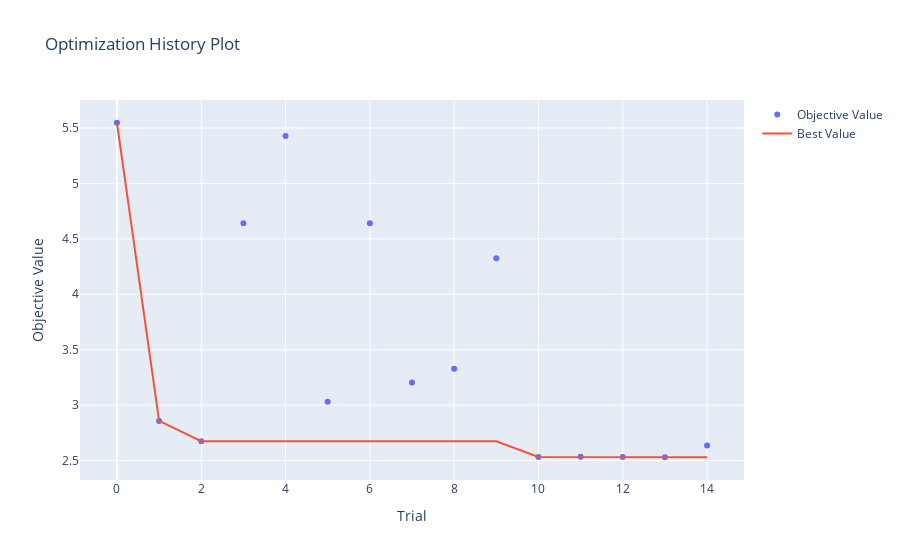
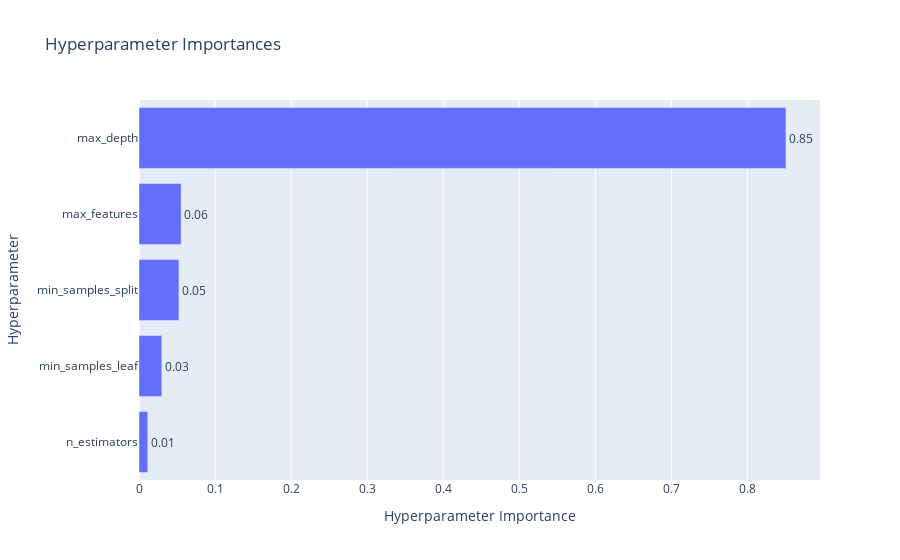

The notebook cell these images were saved under, in order:
### Code cell
vis.plot_optimization_history(study_rf).show()
vis.plot_param_importances(study_rf).show()

### Figure 1 — Plotly figure (JSON) as saved in the notebook; plotly's stock layout.template omitted (floating-point values rounded to 4 significant figures)
{"data": [{"mode": "markers", "name": "Objective Value", "type": "scatter", "x": [0, 1, 2, 3, 4, 5, 6, 7, 8, 9, 10, 11, 12, 13, 14], "y": [5.547, 2.858, 2.675, 4.64, 5.428, 3.031, 4.641, 3.203, 3.329, 4.325, 2.532, 2.533, 2.532, 2.53, 2.635]}, {"mode": "lines", "name": "Best Value", "type": "scatter", "x": [0, 1, 2, 3, 4, 5, 6, 7, 8, 9, 10, 11, 12, 13, 14], "y": [5.547, 2.858, 2.675, 2.675, 2.675, 2.675, 2.675, 2.675, 2.675, 2.675, 2.532, 2.532, 2.532, 2.53, 2.53]}, {"marker": {"color": "#cccccc"}, "mode": "markers", "name": "Infeasible Trial", "showlegend": false, "type": "scatter", "x": [], "y": []}], "layout": {"title": {"text": "Optimization History Plot"}, "xaxis": {"title": {"text": "Trial"}}, "yaxis": {"title": {"text": "Objective Value"}}}}

### Figure 2 — Plotly figure (JSON) as saved in the notebook; plotly's stock layout.template omitted (floating-point values rounded to 4 significant figures)
{"data": [{"cliponaxis": false, "hovertemplate": ["n_estimators (IntDistribution): 0.011560793696765123<extra></extra>", "min_samples_leaf (IntDistribution): 0.029950224266918176<extra></extra>", "min_samples_split (IntDistribution): 0.05249503683529149<extra></extra>", "max_features (CategoricalDistribution): 0.055430771159484325<extra></extra>", "max_depth (IntDistribution): 0.8505631740415409<extra></extra>"], "name": "Objective Value", "orientation": "h", "text": ["0.01", "0.03", "0.05", "0.06", "0.85"], "textposition": "outside", "type": "bar", "x": [0.01156, 0.02995, 0.0525, 0.05543, 0.8506], "y": ["n_estimators", "min_samples_leaf", "min_samples_split", "max_features", "max_depth"]}], "layout": {"title": {"text": "Hyperparameter Importances"}, "xaxis": {"title": {"text": "Hyperparameter Importance"}}, "yaxis": {"title": {"text": "Hyperparameter"}}}}
